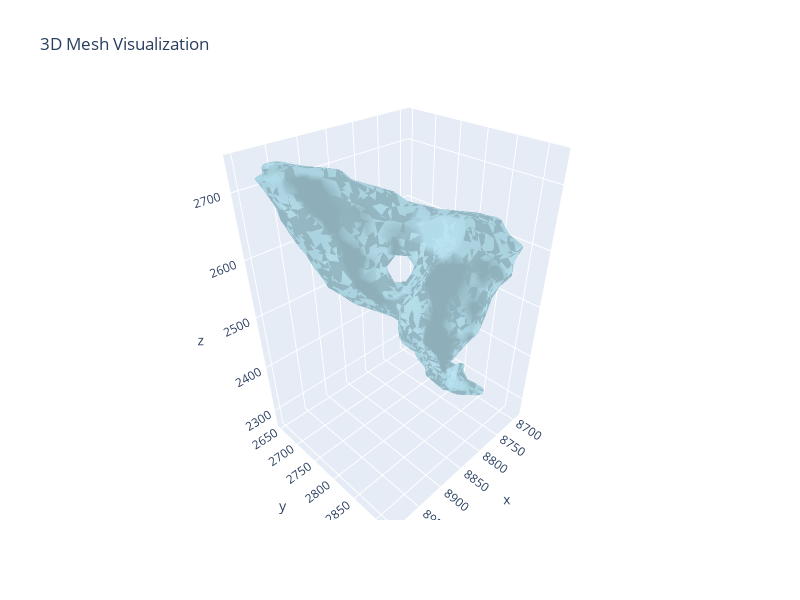

Write notebook code for a chart like this one.
### Code cell
# view mesh
from discos import MeshManager
import trimesh

mesh = trimesh.load(data_path("mesh/TS2_test.obj"))
mm = MeshManager(mesh=mesh)
mm.visualize_mesh_3d()

### Figure 1 — Plotly figure (JSON) as saved in the notebook; plotly's stock layout.template omitted (floating-point values rounded to 4 significant figures; data arrays with more than 128 entries replaced by an {"elided": "..."} marker saying what was removed)
{"data": [{"color": "lightblue", "i": {"elided": "3566 int values"}, "j": {"elided": "3566 int values"}, "k": {"elided": "3566 int values"}, "name": "Mesh", "opacity": 0.8, "type": "mesh3d", "x": {"elided": "1783 float values"}, "y": {"elided": "1783 float values"}, "z": {"elided": "1783 float values"}}], "layout": {"autosize": false, "height": 600, "scene": {"aspectmode": "data", "xaxis": {"visible": true}, "yaxis": {"visible": true}, "zaxis": {"visible": true}}, "title": {"text": "3D Mesh Visualization"}, "width": 800}}
